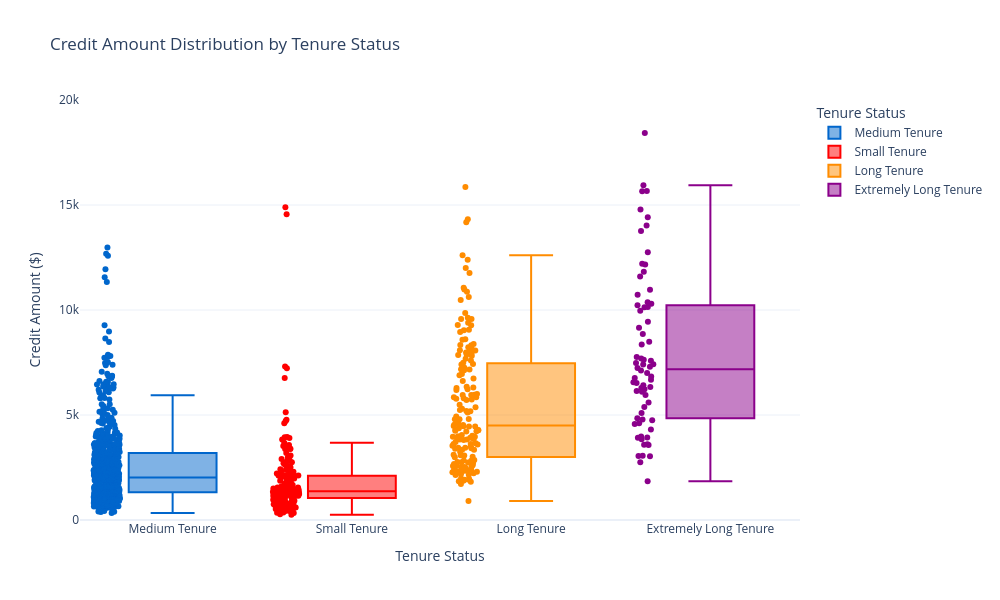

Write notebook code for a chart like this one.
### Code cell
# Count of Credit amount Distribution by Tenure Status
import plotly.express as px

# Remove 'Unknown' category if it exists
df_clean = df[df['Tenure_Status'] != 'Unknown']

# Get order by count (descending)
tenure_order = df_clean['Tenure_Status'].value_counts().index.tolist()

# Define bright color mapping
color_map = {
    'Small Tenure': '#FF0000',        # Red
    'Medium Tenure': '#0066CC',       # Blue
    'Long Tenure': '#FF8C00',         # Dark Orange
    'Extremely Long Tenure': '#8B008B' # Dark Purple
}

# Create the box plot
fig = px.box(df_clean, 
             x='Tenure_Status', 
             y='Credit amount',
             title='Credit Amount Distribution by Tenure Status',
             labels={'Tenure_Status': 'Tenure Status', 'Credit amount': 'Credit Amount ($)'},
             color='Tenure_Status',
             color_discrete_map=color_map,
             points='all',
             category_orders={'Tenure_Status': tenure_order},  # Sort by count descending
             height=600,
             width=1000)

# Set y-axis range from 0 to 20,000
fig.update_layout(
    template='plotly_white',
    xaxis_title='Tenure Status',
    yaxis_title='Credit Amount ($)',
    yaxis=dict(range=[0, 20000]),
    showlegend=True,
    legend=dict(title='Tenure Status')
)

fig.show()

### Figure 1 — Plotly figure (JSON) as saved in the notebook; plotly's stock layout.template omitted (floating-point values rounded to 4 significant figures; data arrays with more than 128 entries replaced by an {"elided": "..."} marker saying what was removed)
{"data": [{"alignmentgroup": "True", "boxpoints": "all", "hovertemplate": "Tenure Status=%{x}<br>Credit Amount ($)=%{y}<extra></extra>", "legendgroup": "Medium Tenure", "marker": {"color": "#0066CC"}, "name": "Medium Tenure", "notched": false, "offsetgroup": "Medium Tenure", "orientation": "v", "showlegend": true, "type": "box", "x": {"elided": "590 str values"}, "x0": " ", "xaxis": "x", "y": {"elided": "590 int values"}, "y0": " ", "yaxis": "y"}, {"alignmentgroup": "True", "boxpoints": "all", "hovertemplate": "Tenure Status=%{x}<br>Credit Amount ($)=%{y}<extra></extra>", "legendgroup": "Small Tenure", "marker": {"color": "#FF0000"}, "name": "Small Tenure", "notched": false, "offsetgroup": "Small Tenure", "orientation": "v", "showlegend": true, "type": "box", "x": {"elided": "180 str values"}, "x0": " ", "xaxis": "x", "y": {"elided": "180 int values"}, "y0": " ", "yaxis": "y"}, {"alignmentgroup": "True", "boxpoints": "all", "hovertemplate": "Tenure Status=%{x}<br>Credit Amount ($)=%{y}<extra></extra>", "legendgroup": "Long Tenure", "marker": {"color": "#FF8C00"}, "name": "Long Tenure", "notched": false, "offsetgroup": "Long Tenure", "orientation": "v", "showlegend": true, "type": "box", "x": {"elided": "160 str values"}, "x0": " ", "xaxis": "x", "y": {"elided": "160 int values"}, "y0": " ", "yaxis": "y"}, {"alignmentgroup": "True", "boxpoints": "all", "hovertemplate": "Tenure Status=%{x}<br>Credit Amount ($)=%{y}<extra></extra>", "legendgroup": "Extremely Long Tenure", "marker": {"color": "#8B008B"}, "name": "Extremely Long Tenure", "notched": false, "offsetgroup": "Extremely Long Tenure", "orientation": "v", "showlegend": true, "type": "box", "x": ["Extremely Long Tenure", "Extremely Long Tenure", "Extremely Long Tenure", "Extremely Long Tenure", "Extremely Long Tenure", "Extremely Long Tenure", "Extremely Long Tenure", "Extremely Long Tenure", "Extremely Long Tenure", "Extremely Long Tenure", "Extremely Long Tenure", "Extremely Long Tenure", "Extremely Long Tenure", "Extremely Long Tenure", "Extremely Long Tenure", "Extremely Long Tenure", "Extremely Long Tenure", "Extremely Long Tenure", "Extremely Long Tenure", "Extremely Long Tenure", "Extremely Long Tenure", "Extremely Long Tenure", "Extremely Long Tenure", "Extremely Long Tenure", "Extremely Long Tenure", "Extremely Long Tenure", "Extremely Long Tenure", "Extremely Long Tenure", "Extremely Long Tenure", "Extremely Long Tenure", "Extremely Long Tenure", "Extremely Long Tenure", "Extremely Long Tenure", "Extremely Long Tenure", "Extremely Long Tenure", "Extremely Long Tenure", "Extremely Long Tenure", "Extremely Long Tenure", "Extremely Long Tenure", "Extremely Long Tenure", "Extremely Long Tenure", "Extremely Long Tenure", "Extremely Long Tenure", "Extremely Long Tenure", "Extremely Long Tenure", "Extremely Long Tenure", "Extremely Long Tenure", "Extremely Long Tenure", "Extremely Long Tenure", "Extremely Long Tenure", "Extremely Long Tenure", "Extremely Long Tenure", "Extremely Long Tenure", "Extremely Long Tenure", "Extremely Long Tenure", "Extremely Long Tenure", "Extremely Long Tenure", "Extremely Long Tenure", "Extremely Long Tenure", "Extremely Long Tenure", "Extremely Long Tenure", "Extremely Long Tenure", "Extremely Long Tenure", "Extremely Long Tenure", "Extremely Long Tenure", "Extremely Long Tenure", "Extremely Long Tenure", "Extremely Long Tenure", "Extremely Long Tenure", "Extremely Long Tenure"], "x0": " ", "xaxis": "x", "y": [5951, 4308, 6836, 4746, 6110, 6143, 14421, 9436, 15945, 3578, 8487, 10144, 3566, 3844, 3031, 10961, 4605, 7418, 12169, 3060, 10722, 4788, 7582, 7629, 9960, 10127, 5381, 7408, 11590, 13756, 14782, 7685, 5096, 7238, 7119, 7763, 8858, 6999, 3979, 6758, 12204, 9157, 3914, 15653, 7476, 10222, 3609, 10366, 5595, 6527, 6331, 6560, 14027, 6416, 2751, 6224, 3051, 3931, 6681, 11816, 15672, 18424, 12749, 10297, 6288, 8358, 7297, 4844, 1845, 4576], "y0": " ", "yaxis": "y"}], "layout": {"boxmode": "overlay", "height": 600, "legend": {"title": {"text": "Tenure Status"}, "tracegroupgap": 0}, "showlegend": true, "title": {"text": "Credit Amount Distribution by Tenure Status"}, "width": 1000, "xaxis": {"anchor": "y", "categoryarray": ["Medium Tenure", "Small Tenure", "Long Tenure", "Extremely Long Tenure"], "categoryorder": "array", "domain": [0, 1], "title": {"text": "Tenure Status"}}, "yaxis": {"anchor": "x", "domain": [0, 1], "range": [0, 20000], "title": {"text": "Credit Amount ($)"}}}}
